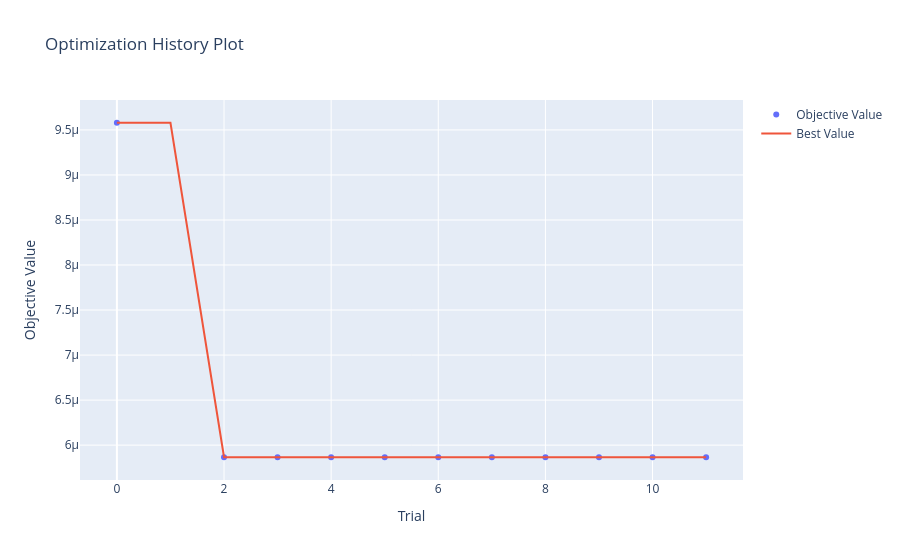
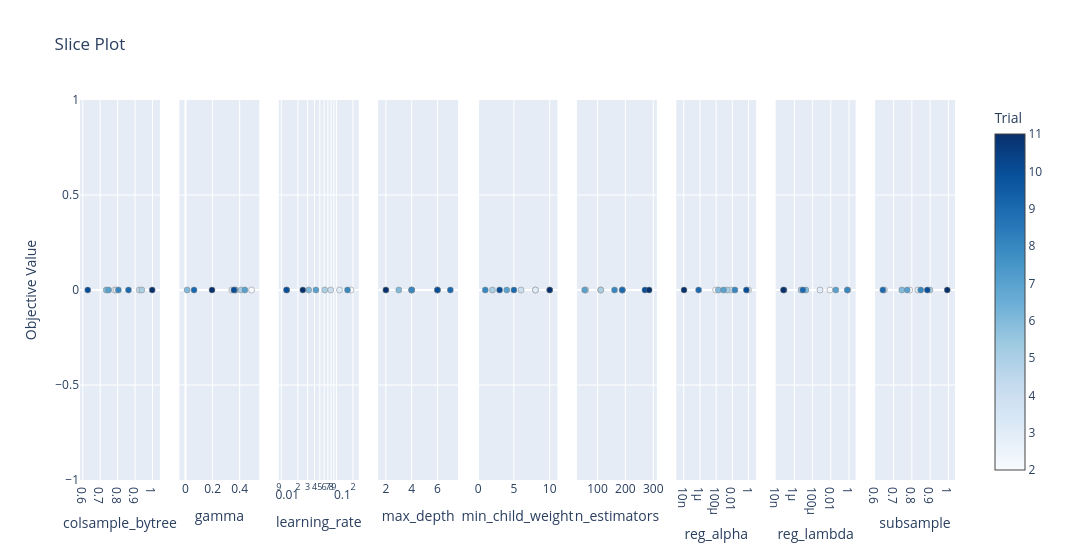

Notebook source saved alongside these figures, in order:
### Markdown cell above
### 6. Plot Optuna Optimization Visualizations

We load the Optuna study programmatically from SQLite using `spec.study.study_name` and render native interactive plots using Optuna's native Plotly backend.

### Code cell
optuna_storage = settings.DATABASE_URL.replace("sqlite+pysqlite://", "sqlite://")
try:
    study = optuna.load_study(study_name=spec.study.study_name, storage=optuna_storage)
    print(f"Loaded study '{study.study_name}' containing {len(study.trials)} trials.")
    print(f"Best trial: {study.best_trial.number} | Best Value: {study.best_value}")

    # Render native Plotly plots
    fig1 = optuna.visualization.plot_optimization_history(study)
    fig1.show()

    if len(study.trials) > 1:
        fig2 = optuna.visualization.plot_param_importances(study)
        fig2.show()
        
        fig3 = optuna.visualization.plot_slice(study)
        fig3.show()
except Exception as e:
    print("Could not load or plot Optuna study visualizations:", e)

### Figure 1 — Plotly figure (JSON) as saved in the notebook; plotly's stock layout.template omitted (floating-point values rounded to 4 significant figures)
{"data": [{"mode": "markers", "name": "Objective Value", "type": "scatter", "x": [0, 2, 3, 4, 5, 6, 7, 8, 9, 10, 11], "y": [9.58e-06, 5.866e-06, 5.866e-06, 5.866e-06, 5.866e-06, 5.866e-06, 5.866e-06, 5.866e-06, 5.866e-06, 5.866e-06, 5.866e-06]}, {"mode": "lines", "name": "Best Value", "type": "scatter", "x": [0, 1, 2, 3, 4, 5, 6, 7, 8, 9, 10, 11], "y": [9.58e-06, 9.58e-06, 5.866e-06, 5.866e-06, 5.866e-06, 5.866e-06, 5.866e-06, 5.866e-06, 5.866e-06, 5.866e-06, 5.866e-06, 5.866e-06]}, {"marker": {"color": "#cccccc"}, "mode": "markers", "name": "Infeasible Trial", "showlegend": false, "type": "scatter", "x": [], "y": []}], "layout": {"title": {"text": "Optimization History Plot"}, "xaxis": {"title": {"text": "Trial"}}, "yaxis": {"title": {"text": "Objective Value"}}}}

### Figure 2 — Plotly figure (JSON) as saved in the notebook; plotly's stock layout.template omitted (floating-point values rounded to 4 significant figures)
{"data": [{"marker": {"color": [2, 3, 4, 5, 6, 7, 8, 9, 10, 11], "colorbar": {"title": {"text": "Trial"}, "x": 1, "xpad": 40}, "colorscale": [[0, "rgb(247,251,255)"], [0.125, "rgb(222,235,247)"], [0.25, "rgb(198,219,239)"], [0.375, "rgb(158,202,225)"], [0.5, "rgb(107,174,214)"], [0.625, "rgb(66,146,198)"], [0.75, "rgb(33,113,181)"], [0.875, "rgb(8,81,156)"], [1, "rgb(8,48,107)"]], "line": {"color": "Grey", "width": 0.5}, "showscale": true}, "mode": "markers", "name": "Feasible Trial", "showlegend": false, "type": "scatter", "x": [0.7831, 0.7921, 0.9244, 0.9388, 0.7346, 0.7481, 0.8042, 0.8623, 0.6285, 0.9985], "xaxis": "x", "y": [5.866e-06, 5.866e-06, 5.866e-06, 5.866e-06, 5.866e-06, 5.866e-06, 5.866e-06, 5.866e-06, 5.866e-06, 5.866e-06], "yaxis": "y"}, {"marker": {"color": [2, 3, 4, 5, 6, 7, 8, 9, 10, 11], "colorbar": {"title": {"text": "Trial"}, "x": 1, "xpad": 40}, "colorscale": [[0, "rgb(247,251,255)"], [0.125, "rgb(222,235,247)"], [0.25, "rgb(198,219,239)"], [0.375, "rgb(158,202,225)"], [0.5, "rgb(107,174,214)"], [0.625, "rgb(66,146,198)"], [0.75, "rgb(33,113,181)"], [0.875, "rgb(8,81,156)"], [1, "rgb(8,48,107)"]], "line": {"color": "Grey", "width": 0.5}, "showscale": false}, "mode": "markers", "name": "Feasible Trial", "showlegend": false, "type": "scatter", "x": [0.4878, 0.3422, 0.3715, 0.4111, 0.01193, 0.4384, 0.363, 0.06295, 0.3574, 0.1957], "xaxis": "x2", "y": [5.866e-06, 5.866e-06, 5.866e-06, 5.866e-06, 5.866e-06, 5.866e-06, 5.866e-06, 5.866e-06, 5.866e-06, 5.866e-06], "yaxis": "y2"}, {"marker": {"color": [2, 3, 4, 5, 6, 7, 8, 9, 10, 11], "colorbar": {"title": {"text": "Trial"}, "x": 1, "xpad": 40}, "colorscale": [[0, "rgb(247,251,255)"], [0.125, "rgb(222,235,247)"], [0.25, "rgb(198,219,239)"], [0.375, "rgb(158,202,225)"], [0.5, "rgb(107,174,214)"], [0.625, "rgb(66,146,198)"], [0.75, "rgb(33,113,181)"], [0.875, "rgb(8,81,156)"], [1, "rgb(8,48,107)"]], "line": {"color": "Grey", "width": 0.5}, "showscale": false}, "mode": "markers", "name": "Feasible Trial", "showlegend": false, "type": "scatter", "x": [0.184, 0.1139, 0.07866, 0.06147, 0.03142, 0.04249, 0.1593, 0.01256, 0.01242, 0.02454], "xaxis": "x3", "y": [5.866e-06, 5.866e-06, 5.866e-06, 5.866e-06, 5.866e-06, 5.866e-06, 5.866e-06, 5.866e-06, 5.866e-06, 5.866e-06], "yaxis": "y3"}, {"marker": {"color": [2, 3, 4, 5, 6, 7, 8, 9, 10, 11], "colorbar": {"title": {"text": "Trial"}, "x": 1, "xpad": 40}, "colorscale": [[0, "rgb(247,251,255)"], [0.125, "rgb(222,235,247)"], [0.25, "rgb(198,219,239)"], [0.375, "rgb(158,202,225)"], [0.5, "rgb(107,174,214)"], [0.625, "rgb(66,146,198)"], [0.75, "rgb(33,113,181)"], [0.875, "rgb(8,81,156)"], [1, "rgb(8,48,107)"]], "line": {"color": "Grey", "width": 0.5}, "showscale": false}, "mode": "markers", "name": "Feasible Trial", "showlegend": false, "type": "scatter", "x": [2, 6, 4, 6, 3, 4, 4, 7, 6, 2], "xaxis": "x4", "y": [5.866e-06, 5.866e-06, 5.866e-06, 5.866e-06, 5.866e-06, 5.866e-06, 5.866e-06, 5.866e-06, 5.866e-06, 5.866e-06], "yaxis": "y4"}, {"marker": {"color": [2, 3, 4, 5, 6, 7, 8, 9, 10, 11], "colorbar": {"title": {"text": "Trial"}, "x": 1, "xpad": 40}, "colorscale": [[0, "rgb(247,251,255)"], [0.125, "rgb(222,235,247)"], [0.25, "rgb(198,219,239)"], [0.375, "rgb(158,202,225)"], [0.5, "rgb(107,174,214)"], [0.625, "rgb(66,146,198)"], [0.75, "rgb(33,113,181)"], [0.875, "rgb(8,81,156)"], [1, "rgb(8,48,107)"]], "line": {"color": "Grey", "width": 0.5}, "showscale": false}, "mode": "markers", "name": "Feasible Trial", "showlegend": false, "type": "scatter", "x": [8, 8, 6, 2, 10, 4, 1, 5, 3, 10], "xaxis": "x5", "y": [5.866e-06, 5.866e-06, 5.866e-06, 5.866e-06, 5.866e-06, 5.866e-06, 5.866e-06, 5.866e-06, 5.866e-06, 5.866e-06], "yaxis": "y5"}, {"marker": {"color": [2, 3, 4, 5, 6, 7, 8, 9, 10, 11], "colorbar": {"title": {"text": "Trial"}, "x": 1, "xpad": 40}, "colorscale": [[0, "rgb(247,251,255)"], [0.125, "rgb(222,235,247)"], [0.25, "rgb(198,219,239)"], [0.375, "rgb(158,202,225)"], [0.5, "rgb(107,174,214)"], [0.625, "rgb(66,146,198)"], [0.75, "rgb(33,113,181)"], [0.875, "rgb(8,81,156)"], [1, "rgb(8,48,107)"]], "line": {"color": "Grey", "width": 0.5}, "showscale": false}, "mode": "markers", "name": "Feasible Trial", "showlegend": false, "type": "scatter", "x": [111, 58, 188, 112, 189, 54, 161, 189, 270, 285], "xaxis": "x6", "y": [5.866e-06, 5.866e-06, 5.866e-06, 5.866e-06, 5.866e-06, 5.866e-06, 5.866e-06, 5.866e-06, 5.866e-06, 5.866e-06], "yaxis": "y6"}, {"marker": {"color": [2, 3, 4, 5, 6, 7, 8, 9, 10, 11], "colorbar": {"title": {"text": "Trial"}, "x": 1, "xpad": 40}, "colorscale": [[0, "rgb(247,251,255)"], [0.125, "rgb(222,235,247)"], [0.25, "rgb(198,219,239)"], [0.375, "rgb(158,202,225)"], [0.5, "rgb(107,174,214)"], [0.625, "rgb(66,146,198)"], [0.75, "rgb(33,113,181)"], [0.875, "rgb(8,81,156)"], [1, "rgb(8,48,107)"]], "line": {"color": "Grey", "width": 0.5}, "showscale": false}, "mode": "markers", "name": "Feasible Trial", "showlegend": false, "type": "scatter", "x": [8.596e-05, 0.9954, 0.007845, 0.002343, 0.000186, 0.0008187, 0.02108, 6.809e-07, 0.5454, 1.074e-08], "xaxis": "x7", "y": [5.866e-06, 5.866e-06, 5.866e-06, 5.866e-06, 5.866e-06, 5.866e-06, 5.866e-06, 5.866e-06, 5.866e-06, 5.866e-06], "yaxis": "y7"}, {"marker": {"color": [2, 3, 4, 5, 6, 7, 8, 9, 10, 11], "colorbar": {"title": {"text": "Trial"}, "x": 1, "xpad": 40}, "colorscale": [[0, "rgb(247,251,255)"], [0.125, "rgb(222,235,247)"], [0.25, "rgb(198,219,239)"], [0.375, "rgb(158,202,225)"], [0.5, "rgb(107,174,214)"], [0.625, "rgb(66,146,198)"], [0.75, "rgb(33,113,181)"], [0.875, "rgb(8,81,156)"], [1, "rgb(8,48,107)"]], "line": {"color": "Grey", "width": 0.5}, "showscale": false}, "mode": "markers", "name": "Feasible Trial", "showlegend": false, "type": "scatter", "x": [0.008107, 0.0006461, 0.7538, 5.29e-06, 1.829e-05, 0.03539, 0.6467, 8.395e-06, 7.171e-08, 6.119e-08], "xaxis": "x8", "y": [5.866e-06, 5.866e-06, 5.866e-06, 5.866e-06, 5.866e-06, 5.866e-06, 5.866e-06, 5.866e-06, 5.866e-06, 5.866e-06], "yaxis": "y8"}, {"marker": {"color": [2, 3, 4, 5, 6, 7, 8, 9, 10, 11], "colorbar": {"title": {"text": "Trial"}, "x": 1, "xpad": 40}, "colorscale": [[0, "rgb(247,251,255)"], [0.125, "rgb(222,235,247)"], [0.25, "rgb(198,219,239)"], [0.375, "rgb(158,202,225)"], [0.5, "rgb(107,174,214)"], [0.625, "rgb(66,146,198)"], [0.75, "rgb(33,113,181)"], [0.875, "rgb(8,81,156)"], [1, "rgb(8,48,107)"]], "line": {"color": "Grey", "width": 0.5}, "showscale": false}, "mode": "markers", "name": "Feasible Trial", "showlegend": false, "type": "scatter", "x": [0.7881, 0.8325, 0.6492, 0.8986, 0.7447, 0.774, 0.8485, 0.6407, 0.8845, 0.9938], "xaxis": "x9", "y": [5.866e-06, 5.866e-06, 5.866e-06, 5.866e-06, 5.866e-06, 5.866e-06, 5.866e-06, 5.866e-06, 5.866e-06, 5.866e-06], "yaxis": "y9"}], "layout": {"title": {"text": "Slice Plot"}, "width": 2700, "xaxis": {"anchor": "y", "domain": [0, 0.09136], "title": {"text": "colsample_bytree"}}, "xaxis2": {"anchor": "y2", "domain": [0.1136, 0.2049], "title": {"text": "gamma"}}, "xaxis3": {"anchor": "y3", "domain": [0.2272, 0.3185], "title": {"text": "learning_rate"}, "type": "log"}, "xaxis4": {"anchor": "y4", "domain": [0.3407, 0.4321], "title": {"text": "max_depth"}}, "xaxis5": {"anchor": "y5", "domain": [0.4543, 0.5457], "title": {"text": "min_child_weight"}}, "xaxis6": {"anchor": "y6", "domain": [0.5679, 0.6593], "title": {"text": "n_estimators"}}, "xaxis7": {"anchor": "y7", "domain": [0.6815, 0.7728], "title": {"text": "reg_alpha"}, "type": "log"}, "xaxis8": {"anchor": "y8", "domain": [0.7951, 0.8864], "title": {"text": "reg_lambda"}, "type": "log"}, "xaxis9": {"anchor": "y9", "domain": [0.9086, 1], "title": {"text": "subsample"}}, "yaxis": {"anchor": "x", "domain": [0, 1], "title": {"text": "Objective Value"}}, "yaxis2": {"anchor": "x2", "domain": [0, 1], "matches": "y", "showticklabels": false}, "yaxis3": {"anchor": "x3", "domain": [0, 1], "matches": "y", "showticklabels": false}, "yaxis4": {"anchor": "x4", "domain": [0, 1], "matches": "y", "showticklabels": false}, "yaxis5": {"anchor": "x5", "domain": [0, 1], "matches": "y", "showticklabels": false}, "yaxis6": {"anchor": "x6", "domain": [0, 1], "matches": "y", "showticklabels": false}, "yaxis7": {"anchor": "x7", "domain": [0, 1], "matches": "y", "showticklabels": false}, "yaxis8": {"anchor": "x8", "domain": [0, 1], "matches": "y", "showticklabels": false}, "yaxis9": {"anchor": "x9", "domain": [0, 1], "matches": "y", "showticklabels": false}}}
